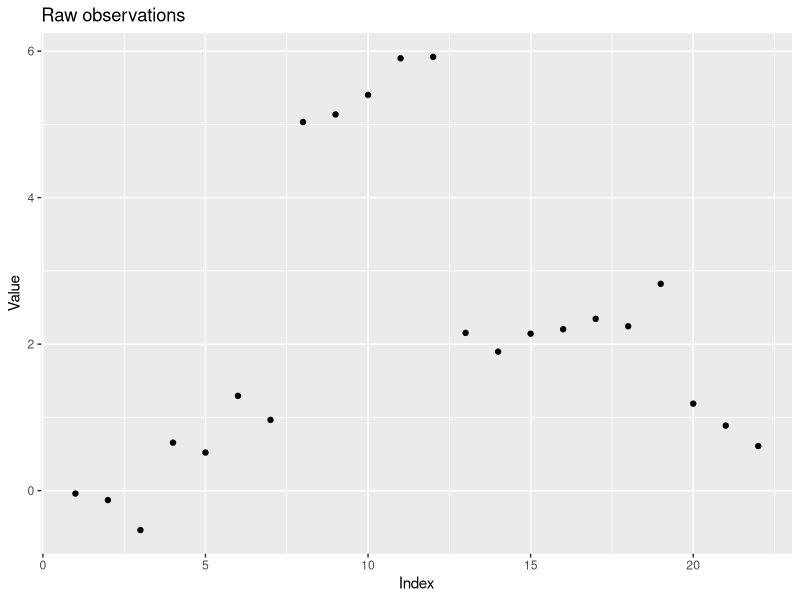

R code for this plot: (Note: this script raises an error after producing the figure.)
### Author: Eric Kalosa-Kenyon
### STA 243 Hw2 - Genetic algorithms

##### BEGIN

### Purpose of this algorithm
#   The goal of this program is to find an optimal solution for a piecewise
#   constant regression problem. The method used is genetic algorithms.
#   Chromosomes are binary representations of the presense or absense of
#   discontinuities in the fitted piecewise constant regression.

### Pseudocode overview
# Generate observations used for regression
# Parameterize algorithm
# Initialize random population
# Until convergence
#   Calculate fitness in current generation
#   Mate individuals proportional to fitness
# Plot result

### BEGIN: Code
rm(list=ls())

## Imports
library("ggplot2")
library("dplyr")

## Subroutines
random_chromosome = function(num_genes, nucleobases=c(0,1)){
    # Generates a chromosome
    #   lenght of chromosome is (num_genes)
    #   each element of the chromosome is an element of (nucleobases)
    x = sample(nucleobases, num_genes, replace=TRUE)
    x = paste(x, collapse='')
    return(x)
}

mate_chromosomes = function(parents, xr=0.1, mr=0.1){
    # Produce a single offspring from parent chromosomes (p1, p2) with a
    # crossover rate (xr) and a mutation rate (mr)

    p1 = parents[1]
    p2 = parents[2]
    browser()
    stopifnot(nchar(p1) == nchar(p2))

    child = paste(rep("0", nchar(p1)), collapse='') # initialize child "000..."

    w = 1 # crossover parameter
    for(i in 1:nchar(p1)){

        # Give child parents' genes for each gene (i)
        #   from p1 if w == 1
        #   from p2 if w == 0
        if(w){
            child[i] = p1[i]
        }else{
            child[i] = p2[i]
        }

        # Mutate gene
        if(runif(1)<mr){
            child[i] = (child[i] + 1) %% 2
        }

        # Crossover if required
        if(runif(1)<xr){
            w = (w + 1) %% 2
        }
    }
    return(child)
}

loss_fxn = function(segment_observns){
    # Sum of square distance from mean
    return(
        sum((segment_observns - mean(segment_observns))^2)
    )
}

fitness = function(population, raw, complexity="AIC"){
    # Calculate fitness for each individual in the population relative to the
    #   raw data.
    #   Complexity is either "AIC" or "MDL". Raw is the raw data to fit.
    # TODO: Incorporate complexity loss as option of MDL, AIC
    # Return a vector of floats between 0 and 1.
    #   The AIC and MDL are normalized to [0,1]

    # Check that input is ok
    stopifnot(nchar(population$Chromosomes[1]) + 1 == length(raw))
    stopifnot(complexity == "AIC" || complexity == "MDL")

    # Initialize parameters
    losses = c()
    K = dim(population)[1]  # (K) is number of individuals in population
    n = length(raw)

    for(k in 1:K){ # for each individual in the population
        x = population$Chromosome[k] # the individual's chromosome
        segment_observations = c(raw[1])
        loss = 0 # initialize base loss to 0

        for(i in 1:nchar(x)){ # for each gene in the chromosome
            g = as.integer(substr(x, i, i)) # extract the gene from the string

            if(g){ # if the gene indicates a breakpoint
                # calculate and increment overall loss by segment loss
                loss = loss + loss_fxn(segment_observations)
                segment_observations = c(raw[i+1]) # reset to next segment

            }else{ # if the gene does not indicate a breakpoint
                # extend the segment
                segment_observations = c(segment_observations, raw[i+1])
            }
        }

        # Calculate loss for final segment
        loss = loss + loss_fxn(segment_observations)

        losses = c(losses, loss) # record that individual's loss
    }

    ## Penalize for complexity
    ns_params = sapply( # vector of integers summing number of breakpoints
                    lapply(
                        strsplit(population$Chromosome,""),
                        as.integer),
                    sum) + 1 # number of constants is breaks + 1

    if(complexity=="AIC"){
        # AIC is k-ln(sum sq losses)
        #   losses is vector of sum(square losses) so
        AIC = 2*log(n)*ns_params + n*log(losses/n)
        # Note that this AIC can be alternatively parameterized
        fitnesses = -AIC + max(AIC) + 0.001 # low AIC is high fitness

    }else if(complexity=="MDL"){
        # calculate sum of log(\hat{n_j})
        # sum_n_hat = for each chromosome, length of 0s between 1s plus 1
        sum_n_hat = sapply(
                        lapply( # for each chromosome, get \hat{n_j}'s
                            strsplit( # get strs of 0's (whose lengths = n_j-1)
                                population$Chromosome,
                                "1"
                            ),
                            nchar),
                        (function (x) sum(log(x+1))) # sum(log(\hat{n_j}))
                    )
        MDL = ns_params*log(n) +
            1/2*sum_n_hat +
            n/2*log(losses/n)

        fitnesses = -MDL + max(MDL) + 0.001 # low MDL is high fitness
    }

    fitnesses = fitnesses/max(fitnesses) # normalize to (0,1)
    return(fitnesses)
}

## Generate observations
# TODO: replace simple raw data with the generator given in the homework
raw = c(0,0,0,1,1,1,1,5,5,5,6,6,2,2,2,2,2,2,3,1,1,1)
truth = "001000100101000001100"
sd = 0.3
N = length(raw)
raw = raw + rnorm(N, sd=sd)

# Plot the generated data
raw_df = data.frame(y=raw, x=1:length(raw))
plt1 = ggplot(raw_df, aes(x=x, y=y)) +
    geom_point() +
    xlab("Index") + ylab("Value") +
    ggtitle("Raw observations")

## Parameterize algoritm and initialize major objects
pop_col_names = c("Chromosome", "Fitness", "Generation")
pop = data.frame(matrix(ncol = 3, nrow = 0))   # Holds all individuals
colnames(pop) = pop_col_names
K = 20  # Number of chromosomes in each generation
G = 70  # Maximum number of generations

## Initialize first generation
g = 1
for(i in 1:K){
    x = random_chromosome(num_genes=N-1) # returns string of 1s and 0s
    individual = c(x, NA, g)
    pop[dim(pop)[1]+1,] = individual
}

## Calculate fitness and mate each generation
which_penalty = "AIC" # or "MDL", both are calculated
for(g in 2:G){
    parent_generation = pop[pop$Generation == g-1,]
    parent_aic_mdl = fitness(parent_generation, raw, "MDL")
    # Put parent fitness into main dataframe
    pop[rownames(parent_generation),]$Fitness = parent_aic_mdl
    parent_generation$Fitness = parent_aic_mdl # inelegant but effective

    for(k in 1:K){
        parents = sample_n(parent_generation,
                         2,
                         replace=FALSE,
                         weight=Fitness)
        parent_chromosomes = parents$Chromosome
        child_chromosome = mate_chromosomes(parent_chromosomes)
        child = c(child_chromosome, NA, g)
        pop[dim(pop)[1]+1,] = child
    }
}
#TODO: plot max_fitness as a function of generation

## Recover and plot max fitness chromosome
max_fitness_chromosome = pop$Chromosome[pop$Fitness == max(pop$Fitness)]
#TODO: ensure there is only one max_fitness_chromosome
#TODO: plot this chromosome with the raw data

##### END: Genetic algorithm

### NOTES:

# stopifnot(a==b) # R's version of assert

# # Given function in hw handout, used for evaluating fitness
# truefunction<-function(x){
#     t <- c(0.1, 0.13, 0.15, 0.23, 0.25, 0.4, 0.44, 0.65, 0.76, 0.78, 0.81)
#     h <- c(4, -5, 3, -4, 5, -4.2, 2.1, 4.3, -3.1, 2.1, -4.2)
#     temp <- 0
#     for(i in 1:11) {
#         temp <- temp + h[i]/2 * (1 + sign(x - t[i]))
#     }
#     return(temp)
# }
# n<-512
# x<-(0:(n-1))/n
# f<-truefunction(x)
# set.seed(0401)
# y<-f+rnorm(f)/3
# plot(x,y)
# lines(x,f)
